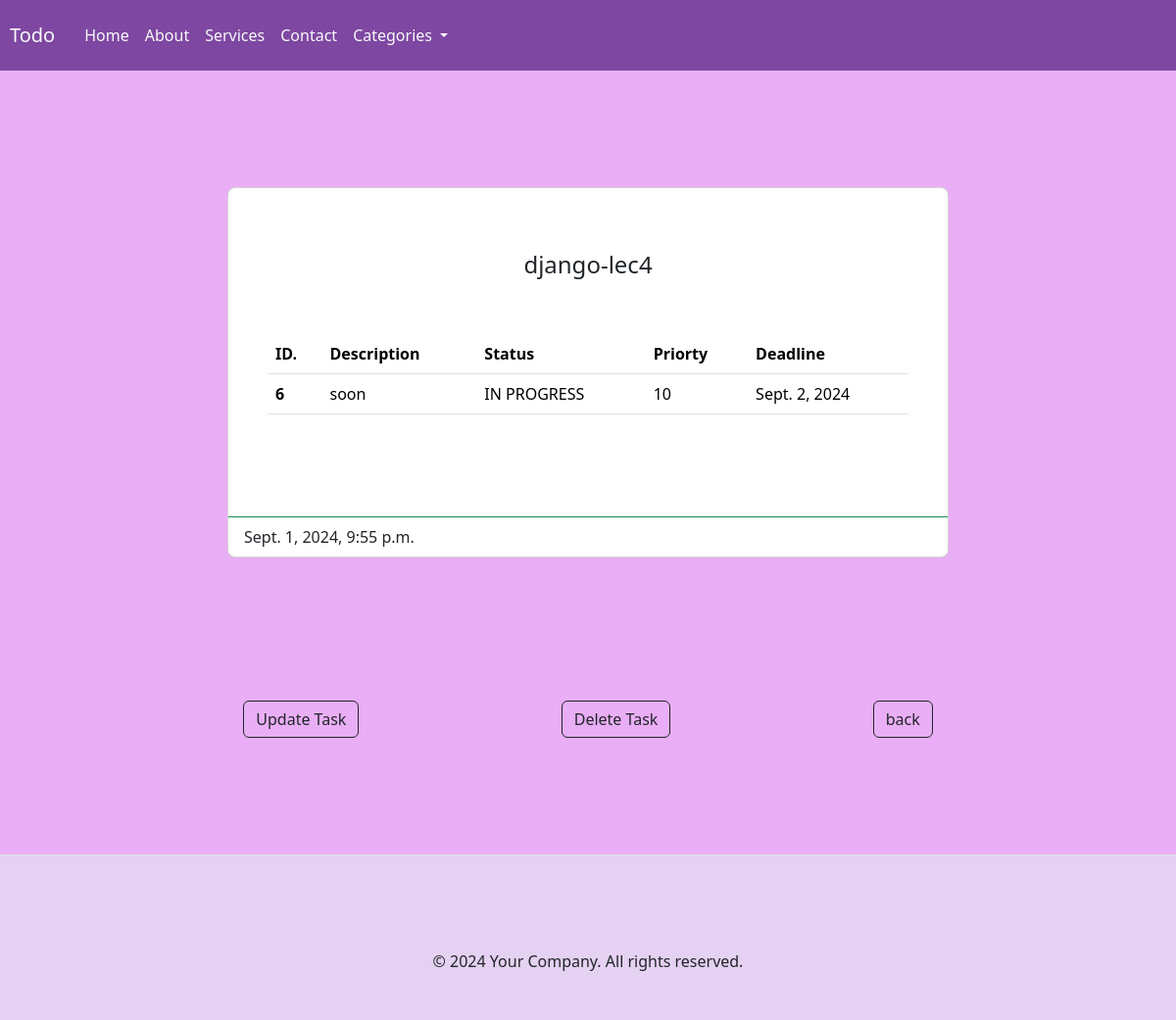
/detailed/6, run on the app's committed database.
### main/models.py (models this page shows, shortened)
class Task(models.Model):
	STATUS_CHOICES=[
		('PENDING','PENDING'),
		('IN PROGRESS','IN PROGRESS'),
		('COMPELETED','COMPELETED'),
	]
	title=models.CharField(max_length=100)
	description=models.TextField()
	deadlin=models.DateField(null=False,blank=False)
	created_at=models.DateTimeField(auto_now_add=True)
	status=models.CharField(max_length=12,choices=STATUS_CHOICES,default='PENDING')
	priorty=models.IntegerField(validators=[MinValueValidator(1),MaxValueValidator(10)],default=2)
	category=models.ForeignKey(Category,on_delete=models.CASCADE)

### main/views.py (the view)
# urls.py: path('detailed/<int:pk>',detailed_task,name='detail'),
def detailed_task(request,pk):
	task=Task.objects.get(id=pk)
	context={
		'task':task,
	}
	return render(request,'main/detailed.html',context)

### main/templates/main/detailed.html (shortened to what this page needs)
{% extends "main/components/base.html" %}
  {% block content%}
  <section class="vh-100" style="background-color: #e9aef5;">
    <div class="container py-5 h-100">
      <div class="row d-flex justify-content-center align-items-center h-100">
        <div class="col col-lg-10 col-xl-8">
          <div class="card rounded-3">
            <div class="card-body p-5">
              <h4 class="text-center my-3 pb-3">{{task.title}}</h4>
              <br>
              <form class="row row-cols-lg-auto g-3 justify-content-center align-items-center mb-4 pb-2">
              <table class="table mb-4">
                <thead>
                  <tr>
                    <th scope="col">ID.</th>
                    <th scope="col">Description</th>
                    <th scope="col">Status</th>
                    <th scope="col">Priorty</th>
                    <th scope="col">Deadline</th>
                  </tr>
                </thead>
                <tbody>
                  <tr>
                    <th scope="row">{{task.id}}</th>
                    <td>{{task.description}}</td>
                    <td>{{task.status}}</td>
                    <td>{{task.priorty}}</td>
                    <td>{{task.deadlin}}</td>
                  </tr>
                </tbody>
              </table>
            </div>
            <div class="card-footer bg-transparent border-success">{{task.created_at}}</div>
          </div>
          </div>
          <div class="d-flex justify-content-evenly align-items-center mt-1">
            <div>
              <a href="{% url 'updatetask' task.id  %}" class="btn sl btn-outline-dark">Update Task</a>
          </div>
          <div>
            <a href="{% url 'deletetask' task.id  %}" class="btn sl btn-outline-dark">Delete Task</a>
          </div>
          <div>
            <a href="{% url 'home'%}" class="btn sl btn-outline-dark">back</a>
          </div>
        </div>
        </div>
      </div>
  </section>
{% endblock %}

### main/templates/main/components/base.html (style rules this page uses)
html, body { height: 100%; margin: 0; background-color: #e5d1f2; }
a { text-decoration: none; }

### data on the page
Task: title "django-lec4", id "6", description "soon", status "IN PROGRESS", priorty "10", deadlin "Sept. 2, 2024", created_at "Sept. 1, 2024, 9:55 p.m."
